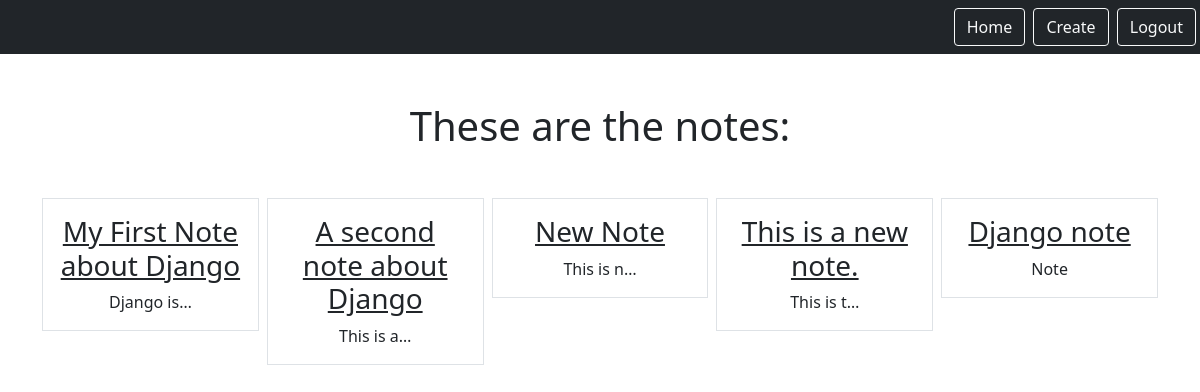
Page /smart/notes/ (signed in) on the committed database.
### notes/models.py (models this page shows)
class Notes(models.Model):
    title = models.CharField(max_length = 200)
    text = models.TextField()
    created = models.DateTimeField(auto_now_add = True)
    user = models.ForeignKey(User, on_delete=models.CASCADE, related_name = "notes")

### notes/views.py (the view)
# urls.py: path('notes/', views.NotesListView.as_view(), name = "notes.list"),
class NotesListView(LoginRequiredMixin, ListView):
    model = Notes
    context_object_name = 'notes'
    template_name = "notes/notes_list.html" # Specify your own template
    login_url = "/admin"
    def get_queryset(self):
        return self.request.user.notes.all()

### notes/templates/notes/notes_list.html
{% extends "base.html" %}
{% block content %}
    <h1 class="my-5">These are the notes: </h1>
    <div class = "row row-col3 g-2">
        {%for note in notes %}
        <div class = "col">
            <div class="p-3 border">
                <a href="{% url 'notes.detail' pk=note.id %}" class = "text-dark text-decoration-non">
                    <h3>{{note.title}}</h3>
                </a>
                {{note.text | truncatechars:10}}
            </div>
        </div>
        {% endfor %}
    </div>
{% endblock %}

### rows in the picture
Notes: title "My First Note about Django", text "Django is…"
Notes: title "A second note about Django", text "This is a…"
Notes: title "New Note", text "This is n…"
Notes: title "This is a new note.", text "This is t…"
Notes: title "Django note", text "Note"
